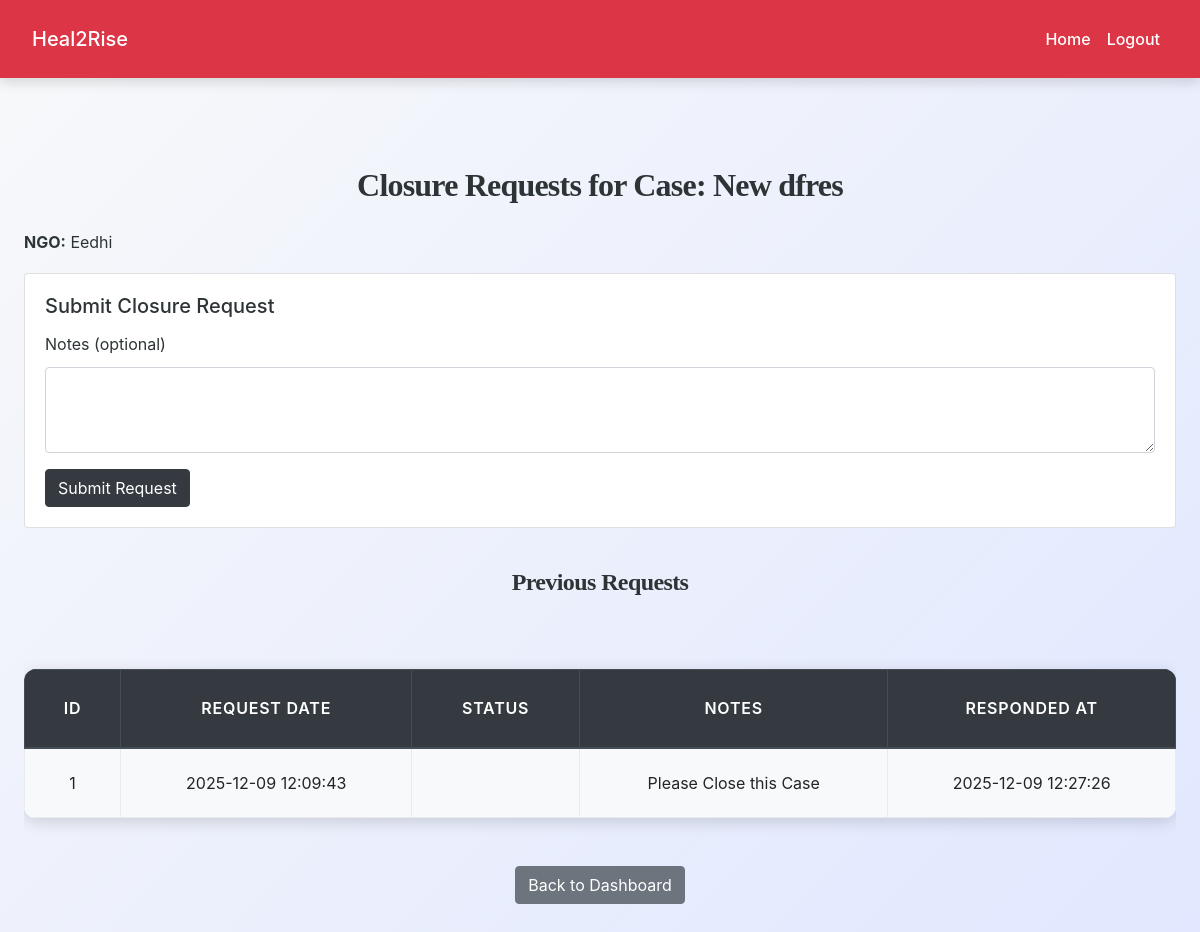
/ngo_staff/closure_request.php?case_id=1 (signed in), run on an earlier commit of the app's database.
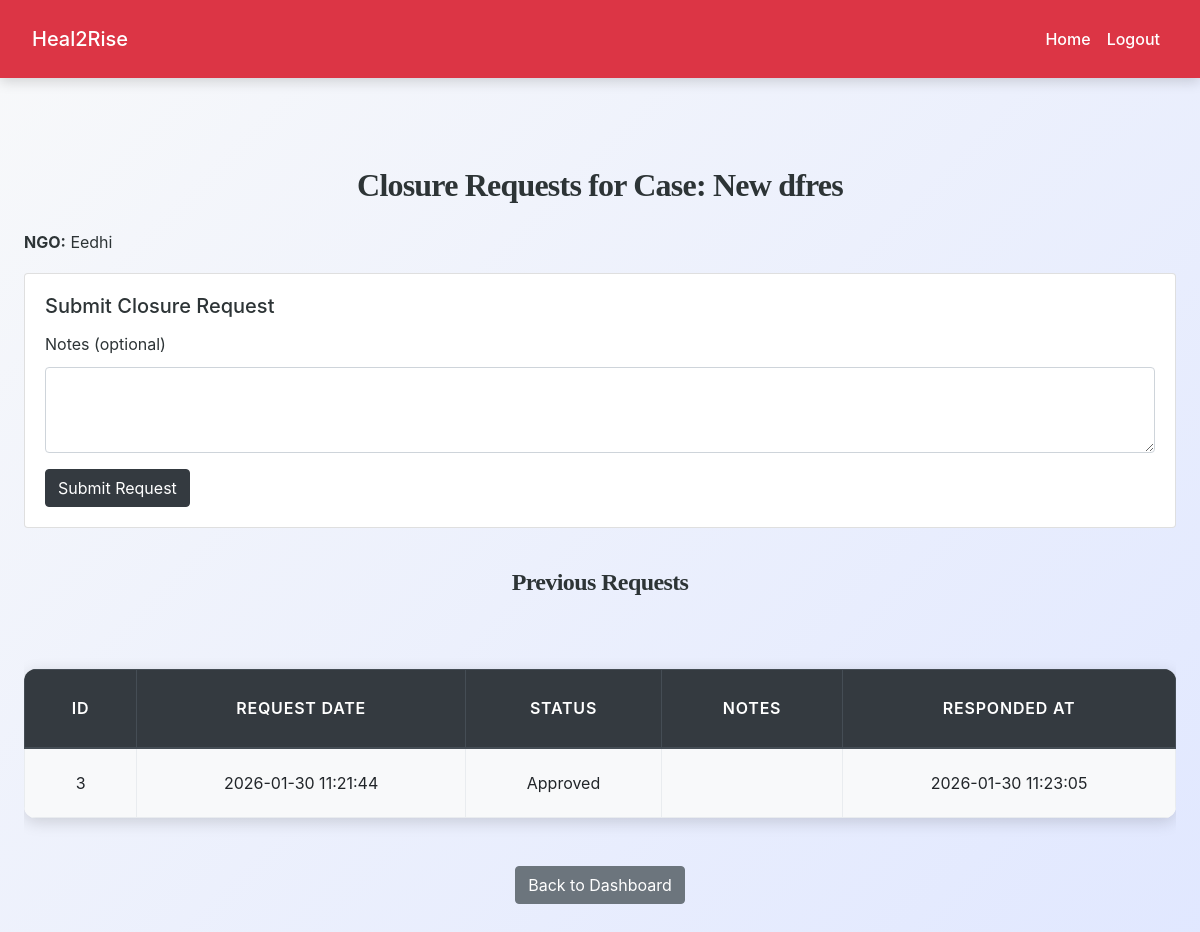
And on a later commit of the database.
### tables this page shows
CREATE TABLE `closure_requests` (
  `id` int(11) NOT NULL,
  `case_id` int(11) NOT NULL,
  `staff_id` int(11) NOT NULL,
  `ngo_id` int(11) NOT NULL,
  `request_date` datetime DEFAULT current_timestamp(),
  `status` enum('pending','approved','rejected') DEFAULT 'pending',
  `notes` text DEFAULT NULL,
  `responded_at` datetime DEFAULT NULL
);

### ngo_staff/closure_request.php (the view, shortened to what this page needs)
<?php
include('../config.php');
$staff_id = $_SESSION["id"];
$case_id = intval($_GET['case_id']);
$stmt = $conn->prepare("
    SELECT c.case_title, c.assigned_ngo_id, n.ngo_name
    FROM cases c
    JOIN ngos n ON c.assigned_ngo_id = n.id
    WHERE c.id = ? AND c.assigned_staff_id = ?
");
$stmt->bind_param("ii", $case_id, $staff_id);
$stmt->execute();
$case = $stmt->get_result()->fetch_assoc();
$stmt = $conn->prepare("
    SELECT * FROM closure_requests
    WHERE case_id = ? AND staff_id = ?
    ORDER BY request_date DESC
");
$stmt->bind_param("ii", $case_id, $staff_id);
$stmt->execute();
$requests_result = $stmt->get_result();
?>
<!DOCTYPE html>
<html lang="en">
<head>
<link rel="stylesheet" href="https://cdn.jsdelivr.net/npm/bootstrap@4.6.2/dist/css/bootstrap.min.css">
    <link rel="stylesheet" href="../css/style.css">
</head>
<body>
<?php include('navbar.php'); ?>
<div class="container py-5">
<h2 class="mb-4 text-center">Closure Requests for Case: <?= htmlspecialchars($case['case_title']) ?></h2>
<p><strong>NGO:</strong> <?= htmlspecialchars($case['ngo_name']) ?></p>
<div class="card mb-4">
<div class="card-body">
<h5 class="card-title">Submit Closure Request</h5>
<form method="post" action="">
<div class="form-group">
<label>Notes (optional)</label>
<textarea name="notes" class="form-control" rows="3"></textarea>
</div>
<button type="submit" class="btn btn-dark">Submit Request</button>
</form>
</div>
</div>
<h4>Previous Requests</h4>
<?php if($requests_result->num_rows > 0): ?>
<div class="table-responsive">
<table class="table table-bordered table-striped">
<thead class="thead-dark">
<tr>
<th>ID</th>
<th>Request Date</th>
<th>Status</th>
<th>Notes</th>
<th>Responded At</th>
</tr>
</thead>
<tbody>
<?php while($req = $requests_result->fetch_assoc()): ?>
<tr>
<td><?= $req['id'] ?></td>
<td><?= $req['request_date'] ?></td>
<td><?= ucfirst($req['status']) ?></td>
<td><?= nl2br(htmlspecialchars($req['notes'])) ?></td>
<td><?= $req['responded_at'] ?? '-' ?></td>
</tr>
<?php endwhile; ?>
</tbody>
</table>
</div>
<?php else: ?>
<p class="text-center">No closure requests submitted yet.</p>
<?php endif; ?>
<div class="text-center mt-3">
<a href="staff_dashboard.php" class="btn btn-secondary">Back to Dashboard</a>
</div>
</div>
</body>
</html>

What changed in the data, as far as the page shows it:
removed closure_requests: id "1", request_date "2025-12-09 12:09:43", notes "Please Close this Case", responded_at "2025-12-09 12:27:26"
added closure_requests: id "3", request_date "2026-01-30 11:21:44", status "Approved", responded_at "2026-01-30 11:23:05"
